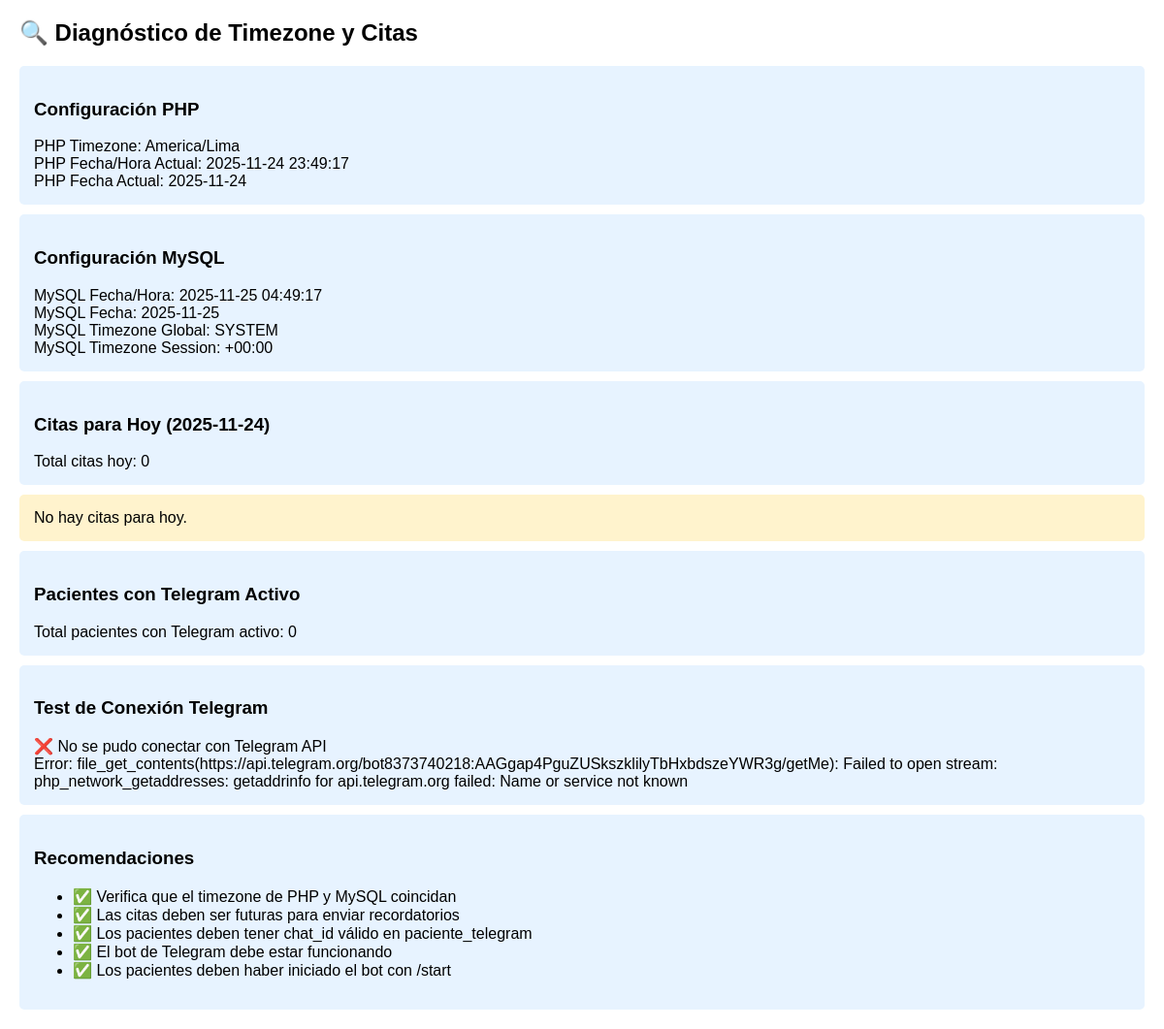
Before: /modeloRol/administrador/gestionRecordatorioPaciente/test_timezone.php with the older database file.
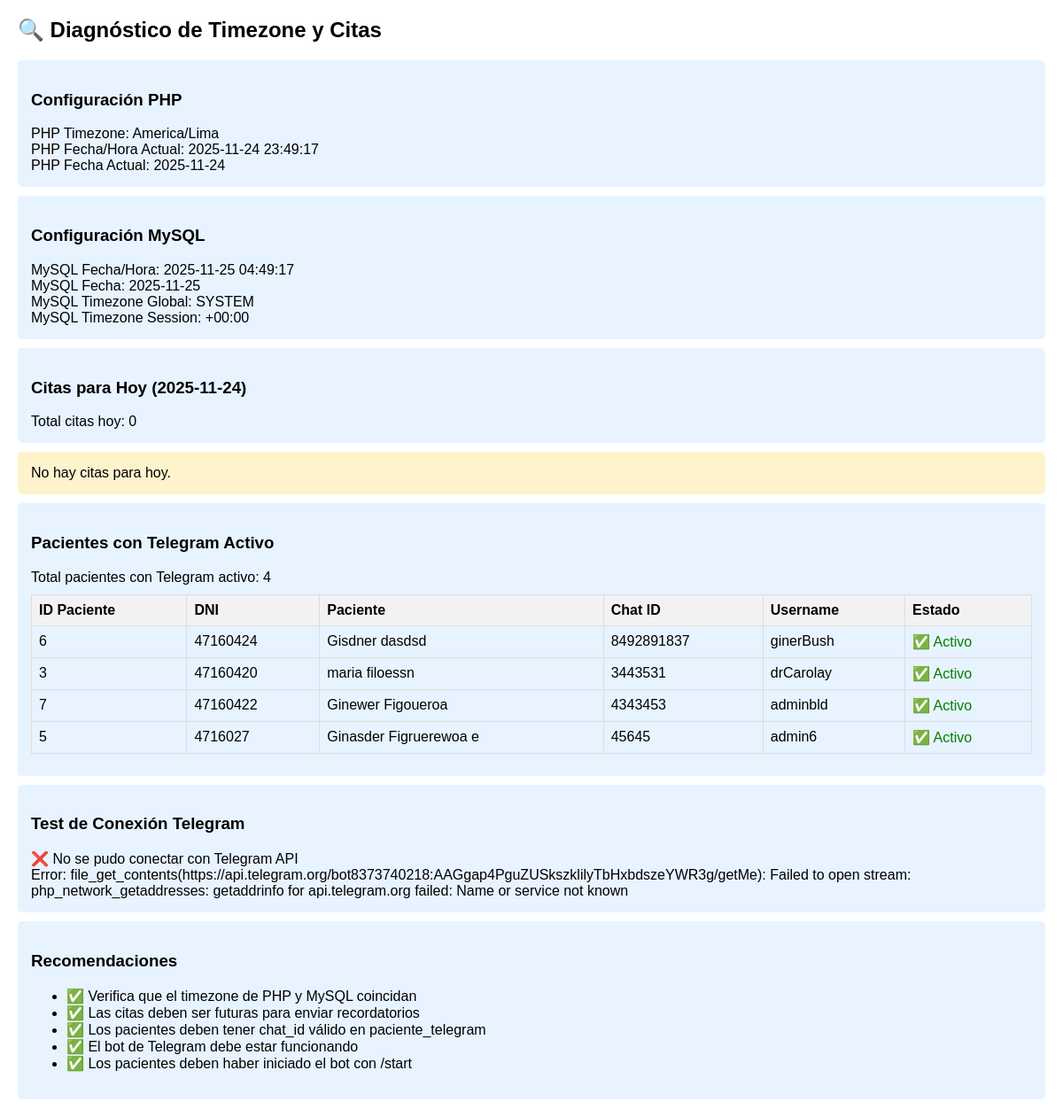
After: the same page with the newer database file.
### tables this page shows
CREATE TABLE `paciente_telegram` (
  `id` int(11) NOT NULL,
  `id_paciente` int(11) NOT NULL,
  `chat_id` bigint(20) NOT NULL,
  `username_telegram` varchar(255) DEFAULT NULL,
  `first_name` varchar(255) DEFAULT NULL,
  `last_name` varchar(255) DEFAULT NULL,
  `activo` tinyint(4) DEFAULT 1,
  `fecha_registro` datetime DEFAULT current_timestamp(),
  `fecha_actualizacion` datetime DEFAULT current_timestamp() ON UPDATE current_timestamp()
);

CREATE TABLE `pacientes` (
  `id_paciente` int(11) NOT NULL,
  `id_usuario` int(11) DEFAULT NULL,
  `fecha_nacimiento` date DEFAULT NULL,
  `lugar_nacimiento` varchar(100) DEFAULT NULL,
  `ocupacion` varchar(100) DEFAULT NULL,
  `dni` varchar(20) NOT NULL,
  `domicilio` varchar(255) DEFAULT NULL,
  `distrito` varchar(100) DEFAULT NULL,
  `edad` int(3) DEFAULT NULL,
  `sexo` varchar(10) DEFAULT NULL,
  `estado_civil` varchar(20) DEFAULT NULL,
  `nombre_apoderado` varchar(100) DEFAULT NULL,
  `apellido_paterno_apoderado` varchar(50) DEFAULT NULL,
  `apellido_materno_apoderado` varchar(50) DEFAULT NULL,
  `parentesco_apoderado` varchar(50) DEFAULT NULL,
  `creado_en` timestamp NOT NULL DEFAULT current_timestamp()
);

### modeloRol/administrador/gestionRecordatorioPaciente/test_timezone.php (the view, shortened to what the changed rows need)
<?php
echo "<!DOCTYPE html>
<html>
<head>
    <title>Test Timezone</title>
    <style>
        body { font-family: Arial, sans-serif; margin: 20px; }
        .info { background: #e7f3ff; padding: 15px; border-radius: 5px; margin: 10px 0; }
        .success { background: #d4edda; padding: 15px; border-radius: 5px; margin: 10px 0; }
        .warning { background: #fff3cd; padding: 15px; border-radius: 5px; margin: 10px 0; }
        .error { background: #f8d7da; padding: 15px; border-radius: 5px; margin: 10px 0; }
        table { border-collapse: collapse; width: 100%; margin: 10px 0; }
        th, td { border: 1px solid #ddd; padding: 8px; text-align: left; }
        th { background-color: #f2f2f2; }
    </style>
</head>
<body>
    <h2>🔍 Diagnóstico de Timezone y Citas</h2>";
echo "<div class='info'>";
echo "<h3>Configuración PHP</h3>";
echo "PHP Timezone: " . date_default_timezone_get() . "<br>";
echo "PHP Fecha/Hora Actual: " . date('Y-m-d H:i:s') . "<br>";
echo "PHP Fecha Actual: " . date('Y-m-d') . "<br>";
echo "</div>";
try {
    $connection = Conexion::getInstancia()->getConnection();
    echo "<div class='info'>";
    echo "<h3>Configuración MySQL</h3>";
    $result = $connection->query("SELECT NOW() as db_time, CURDATE() as db_date, @@global.time_zone as global_tz, @@session.time_zone as session_tz");
    $row = $result->fetch_assoc();
    echo "MySQL Fecha/Hora: " . $row['db_time'] . "<br>";
    echo "MySQL Fecha: " . $row['db_date'] . "<br>";
    echo "MySQL Timezone Global: " . $row['global_tz'] . "<br>";
    echo "MySQL Timezone Session: " . $row['session_tz'] . "<br>";
    echo "</div>";
    $fechaHoy = date('Y-m-d');
    echo "<div class='info'>";
    echo "<h3>Citas para Hoy ($fechaHoy)</h3>";
    $sql = "SELECT
                c.id_cita,
                c.fecha_hora,
                c.estado,
                c.recordatorio_enviado,
                CONCAT(u.nombre, ' ', u.apellido_paterno) as paciente,
                p.dni,
                pt.chat_id,
                pt.username_telegram
            FROM citas c
            JOIN pacientes p ON c.id_paciente = p.id_paciente
            JOIN usuarios u ON p.id_usuario = u.id_usuario
            LEFT JOIN paciente_telegram pt ON p.id_paciente = pt.id_paciente AND pt.activo = 1
            WHERE DATE(c.fecha_hora) = '$fechaHoy'
            AND c.estado IN ('Confirmada', 'Pendiente')
            ORDER BY c.fecha_hora ASC";
    $result = $connection->query($sql);
    echo "Total citas hoy: " . $result->num_rows . "<br>";
    echo "</div>";
    if ($result->num_rows > 0) {
        echo "<table>
                <tr>
                    <th>ID Cita</th>
                    <th>Fecha/Hora</th>
                    <th>Paciente</th>
                    <th>DNI</th>
                    <th>Estado</th>
                    <th>Recordatorio</th>
                    <th>Chat ID</th>
                    <th>Username</th>
                    <th>¿Cita Futura?</th>
                </tr>";
        while($cita = $result->fetch_assoc()) {
            $fechaHoraCita = new DateTime($cita['fecha_hora']);
            $fechaHoraActual = new DateTime();
            $esFutura = $fechaHoraCita > $fechaHoraActual;
            $diferencia = $fechaHoraActual->diff($fechaHoraCita);
            $statusRecordatorio = $cita['recordatorio_enviado'] ?
                '<span style="color: green;">✅ Enviado</span>' :
                '<span style="color: red;">❌ No enviado</span>';
            $statusCita = $esFutura ?
                '<span style="color: blue;">⏰ Futura</span>' :
                '<span style="color: orange;">⌛ Pasada</span>';
            echo "<tr>
                    <td>{$cita['id_cita']}</td>
                    <td>{$cita['fecha_hora']}</td>
                    <td>{$cita['paciente']}</td>
                    <td>{$cita['dni']}</td>
                    <td>{$cita['estado']}</td>
                    <td>{$statusRecordatorio}</td>
                    <td>{$cita['chat_id']}</td>
                    <td>{$cita['username_telegram']}</td>
                    <td>{$statusCita} (" . ($esFutura ? '+' : '-') . $diferencia->format('%hh %im') . ")</td>
                  </tr>";
        }
        echo "</table>";
    } else {
        echo "<div class='warning'>No hay citas para hoy.</div>";
    }
    echo "<div class='info'>";
    echo "<h3>Pacientes con Telegram Activo</h3>";
    $sql_telegram = "SELECT
                        pt.id_paciente,
                        p.dni,
                        CONCAT(u.nombre, ' ', u.apellido_paterno) as paciente,
                        pt.chat_id,
                        pt.username_telegram,
                        pt.activo
                    FROM paciente_telegram pt
                    JOIN pacientes p ON pt.id_paciente = p.id_paciente
                    JOIN usuarios u ON p.id_usuario = u.id_usuario
                    WHERE pt.activo = 1";
    $result_telegram = $connection->query($sql_telegram);
    echo "Total pacientes con Telegram activo: " . $result_telegram->num_rows . "<br>";
    if ($result_telegram->num_rows > 0) {
        echo "<table>
                <tr>
                    <th>ID Paciente</th>
                    <th>DNI</th>
                    <th>Paciente</th>
                    <th>Chat ID</th>
                    <th>Username</th>
                    <th>Estado</th>
                </tr>";
        while($paciente = $result_telegram->fetch_assoc()) {
            $estado = $paciente['activo'] ?
                '<span style="color: green;">✅ Activo</span>' :
                '<span style="color: red;">❌ Inactivo</span>';
            echo "<tr>
                    <td>{$paciente['id_paciente']}</td>
                    <td>{$paciente['dni']}</td>
                    <td>{$paciente['paciente']}</td>
                    <td>{$paciente['chat_id']}</td>
                    <td>{$paciente['username_telegram']}</td>
                    <td>{$estado}</td>
                  </tr>";
        }
        echo "</table>";
    }
    echo "</div>";
} catch (Exception $e) {
    echo "<div class='error'>Error de conexión: " . $e->getMessage() . "</div>";
}
echo "<div class='info'>";
echo "<h3>Test de Conexión Telegram</h3>";
$botToken = '8373740218:AAGgap4PguZUSkszklilyTbHxbdszeYWR3g';
$testUrl = "https://api.telegram.org/bot{$botToken}/getMe";
$context = stream_context_create([
    'http' => [
        'timeout' => 5,
        'ignore_errors' => true
    ],
    'ssl' => [
        'verify_peer' => false,
        'verify_peer_name' => false
    ]
]);
$response = @file_get_contents($testUrl, false, $context);
if ($response === false) {
    echo "❌ No se pudo conectar con Telegram API<br>";
    $error = error_get_last();
    echo "Error: " . $error['message'] . "<br>";
}
echo "</div>";
echo "<div class='info'>";
echo "<h3>Recomendaciones</h3>";
echo "<ul>
        <li>✅ Verifica que el timezone de PHP y MySQL coincidan</li>
        <li>✅ Las citas deben ser futuras para enviar recordatorios</li>
        <li>✅ Los pacientes deben tener chat_id válido en paciente_telegram</li>
        <li>✅ El bot de Telegram debe estar funcionando</li>
        <li>✅ Los pacientes deben haber iniciado el bot con /start</li>
      </ul>";
echo "</div>";
echo "</body></html>";
?>

Changed rows visible on the page:
added paciente_telegram: id_paciente "6", id_paciente.dni "47160424", paciente "Gisdner dasdsd", chat "8492891837", username_telegram "ginerBush", activo "✅ Activo"
added paciente_telegram: id_paciente "3", id_paciente.dni "47160420", paciente "maria filoessn", chat "3443531", username_telegram "drCarolay", activo "✅ Activo"
added paciente_telegram: id_paciente "7", id_paciente.dni "47160422", paciente "Ginewer Figoueroa", chat "4343453", username_telegram "adminbld", activo "✅ Activo"
added paciente_telegram: id_paciente "5", id_paciente.dni "4716027", paciente "Ginasder Figruerewoa e", chat "45645", username_telegram "admin6", activo "✅ Activo"
Other visible differences:
$result_telegram->num_rows: "0" → "4"
text now shown: "ID Paciente DNI Paciente Chat ID Username Estado"
